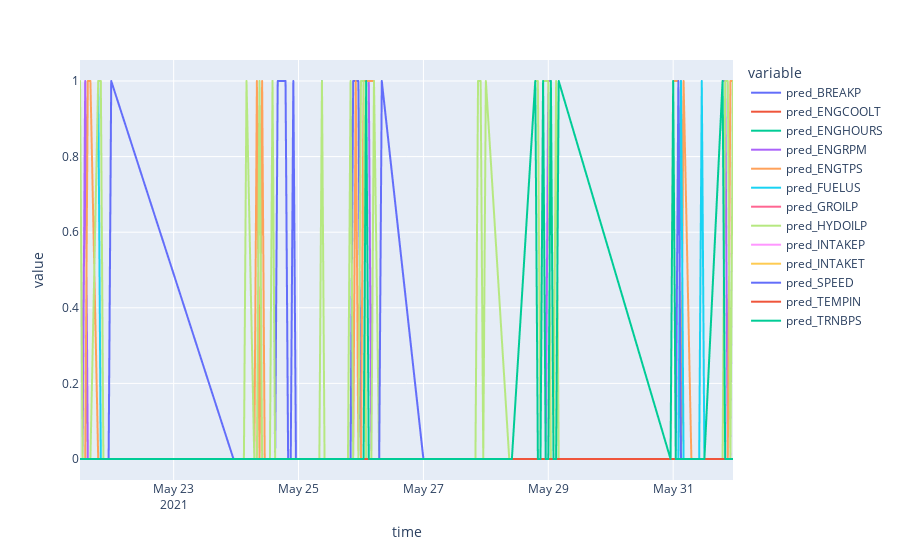

Source (notebook cell):
### Code cell
machine = 'WOS___179L'

df = pd.read_csv(os.path.join('../predictions', machine+'.csv'))
df = df.fillna(0)
px.line(df, x=df['time'], y=['pred_BREAKP', 'pred_ENGCOOLT', 'pred_ENGHOURS', 'pred_ENGRPM',
       'pred_ENGTPS', 'pred_FUELUS', 'pred_GROILP', 'pred_HYDOILP',
       'pred_INTAKEP', 'pred_INTAKET', 'pred_SPEED', 'pred_TEMPIN',
       'pred_TRNBPS'])
